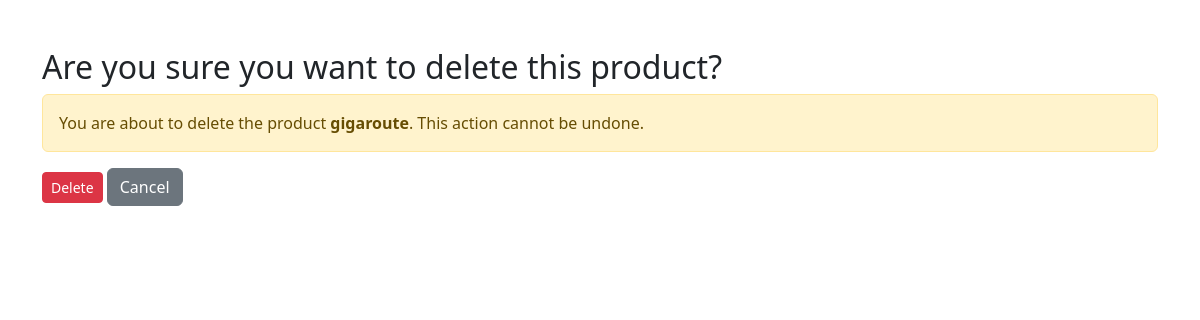
/admin/delform.php?id=1, run on an earlier commit of the app's database.
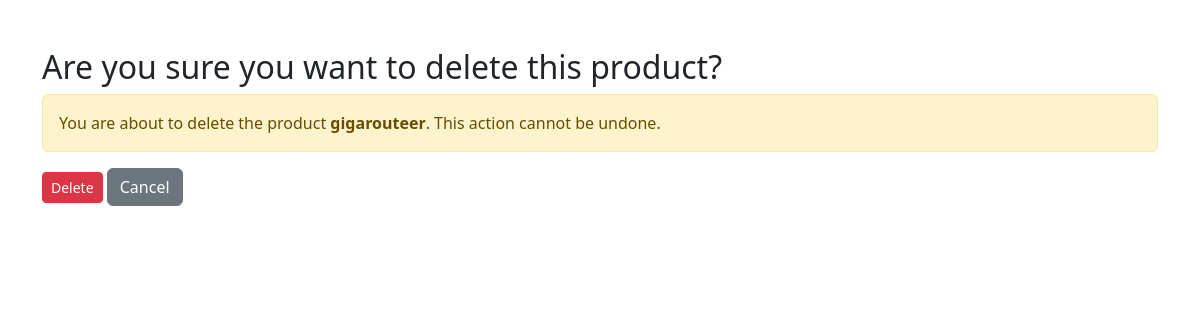
And on a later commit of the database.
### tables this page shows
CREATE TABLE `product` (
  `product_id` int(11) NOT NULL,
  `product_name` varchar(100) NOT NULL,
  `product_price` decimal(10,2) NOT NULL,
  `product_description` text DEFAULT NULL,
  `category_id` int(11) DEFAULT NULL,
  `product_image` varchar(255) NOT NULL,
  `product_stock` int(11) DEFAULT NULL
);

### admin/delform.php (the view, shortened to what this page needs)
<?php
include 'config.php';
if (isset($_GET['id'])) {
    $productId = $_GET['id'];
    $query = "SELECT * FROM product WHERE product_id = $productId";
    $result = mysqli_query($conn, $query);
    $product = mysqli_fetch_assoc($result);
} else {
    echo "No ID found.";
    exit();
}
?>
<!DOCTYPE html>
<html lang="en">
<head>
    <link href="https://cdn.jsdelivr.net/npm/bootstrap@5.3.0-alpha1/dist/css/bootstrap.min.css" rel="stylesheet">
</head>
<body>
    <div class="container mt-5">
        <h2>Are you sure you want to delete this product?</h2>
        <div class="alert alert-warning">
            You are about to delete the product <strong><?php echo $product['product_name']; ?></strong>.
            This action cannot be undone.
        </div>
        <form action="delete_product.php" method="POST">
        <a href="delete.php?id=' . $productId . '" class="btn btn-danger btn-sm">Delete</a>
            <a href="products.php" class="btn btn-secondary">Cancel</a>
        </form>
    </div>
</body>
</html>

What changed in the data, as far as the page shows it:
changed product: product_name "gigaroute" → "gigarouteer"
